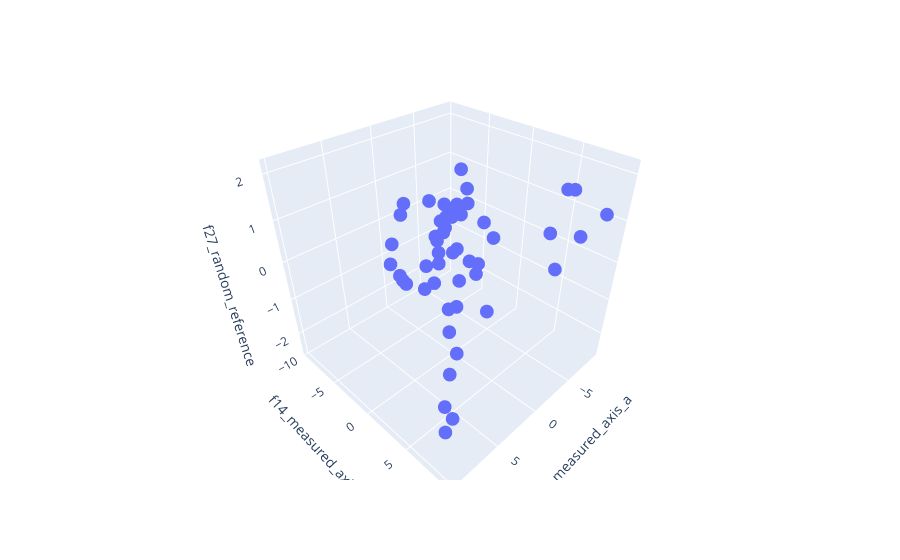

This figure's notebook cell:
### Code cell
# Inspect relationships in the selected features using a three-dimensional plot.
px.scatter_3d(outlier_data, x='f13_measured_axis_a', y='f14_measured_axis_b',
                    z='f27_random_reference')

### Figure 1 — Plotly figure (JSON) as saved in the notebook; plotly's stock layout.template omitted (floating-point values rounded to 4 significant figures)
{"data": [{"hovertemplate": "f13_measured_axis_a=%{x}<br>f14_measured_axis_b=%{y}<br>f27_random_reference=%{z}<extra></extra>", "legendgroup": "", "marker": {"color": "#636efa", "symbol": "circle"}, "mode": "markers", "name": "", "scene": "scene", "showlegend": false, "type": "scatter3d", "x": [4.123, -1.818, 3.523, -2.73, -6.354, 9.598, 3.415, 9.812, -9.195, 3.322, -1.819, -2.516, 1.21, -6.331, 3.367, -0.6774, 9.371, -2.12, -6.096, 9.835, -8.764, -2.177, -5.872, 2.965, -2.698, -7.163, -8.296, 4.205, -6.013, -6.075, -8.346, -2.241, 3.766, -6.473, -2.951, -2.066, 9.225, -6.031, -2.111, 3.695, -6.502, -3.018, -3.072, -6.471, 3.434, -0.9126, -6.476, 3.676, -6.265, -8.384], "y": [-1.894, -1.341, -2.415, -1.008, -7.55, 9.346, 0.2971, 8.854, 4.545, -2.467, -0.2866, -2.68, -0.9164, -8.094, -3.216, 1.997, 8.36, -0.08805, -9.528, 8.468, 8.629, -1.709, -8.187, 2.431, 0.9183, 4.64, 4.931, -1.124, -8.132, -8.996, 5.715, -2.857, 0.4162, -7.835, -2.108, 0.9891, 9.318, -4.898, 2.22, 3.205, -6.918, 1.765, -3.102, -5.877, -4.334, -0.1197, -7.574, -3.609, -7.181, 6.873], "z": [-0.2144, -1.687, 1.22, 1.027, 0.06608, -0.9514, 0.3288, -1.378, 1.273, -0.4835, 1.507, 0.5589, 0.6457, -0.4637, -0.3559, -0.1596, -0.9065, -0.2577, 0.002998, 2.142, 1.115, -0.1284, -1.014, -1.141, 0.7659, 0.4269, -0.6149, 1.645, -1.405, -2.536, 1.442, -2.045, -0.1753, -0.7897, -1.161, -0.1924, 0.5027, 0.06531, -1.353, -2.129, -0.1063, 0.4459, -0.4835, 0.2081, -0.1859, 2.006, -0.6242, 0.4309, -0.2417, 0.4518]}], "layout": {"legend": {"tracegroupgap": 0}, "margin": {"t": 60}, "scene": {"domain": {"x": [0, 1], "y": [0, 1]}, "xaxis": {"title": {"text": "f13_measured_axis_a"}}, "yaxis": {"title": {"text": "f14_measured_axis_b"}}, "zaxis": {"title": {"text": "f27_random_reference"}}}}}
